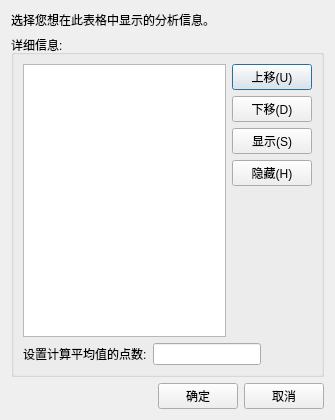
<?xml version="1.0" encoding="UTF-8"?>
<ui version="4.0">
 <class>QDlgDetails</class>
 <widget class="QDialog" name="QDlgDetails">
  <property name="geometry">
   <rect>
    <x>0</x>
    <y>0</y>
    <width>335</width>
    <height>420</height>
   </rect>
  </property>
  <property name="windowTitle">
   <string>选择详细信息</string>
  </property>
  <layout class="QGridLayout" name="gridLayout_2">
   <item row="0" column="0">
    <widget class="QLabel" name="label">
     <property name="text">
      <string>选择您想在此表格中显示的分析信息。</string>
     </property>
    </widget>
   </item>
   <item row="1" column="0">
    <widget class="QGroupBox" name="groupBox">
     <property name="title">
      <string>详细信息:</string>
     </property>
     <layout class="QGridLayout" name="gridLayout">
      <item row="0" column="0">
       <widget class="QListWidget" name="m_lvDetail"/>
      </item>
      <item row="0" column="1">
       <layout class="QVBoxLayout" name="verticalLayout">
        <item>
         <widget class="QPushButton" name="m_btnUp">
          <property name="text">
           <string>上移(U)</string>
          </property>
         </widget>
        </item>
        <item>
         <widget class="QPushButton" name="m_btnDown">
          <property name="text">
           <string>下移(D)</string>
          </property>
         </widget>
        </item>
        <item>
         <widget class="QPushButton" name="m_btnShow">
          <property name="text">
           <string>显示(S)</string>
          </property>
         </widget>
        </item>
        <item>
         <widget class="QPushButton" name="m_btnHide">
          <property name="text">
           <string>隐藏(H)</string>
          </property>
         </widget>
        </item>
        <item>
         <spacer name="verticalSpacer">
          <property name="orientation">
           <enum>Qt::Vertical</enum>
          </property>
          <property name="sizeHint" stdset="0">
           <size>
            <width>20</width>
            <height>40</height>
           </size>
          </property>
         </spacer>
        </item>
       </layout>
      </item>
      <item row="1" column="0" colspan="2">
       <layout class="QHBoxLayout" name="horizontalLayout">
        <item>
         <widget class="QLabel" name="m_lblDetail">
          <property name="text">
           <string>设置计算平均值的点数:</string>
          </property>
         </widget>
        </item>
        <item>
         <widget class="QLineEdit" name="m_edtAverage"/>
        </item>
        <item>
         <spacer name="horizontalSpacer">
          <property name="orientation">
           <enum>Qt::Horizontal</enum>
          </property>
          <property name="sizeHint" stdset="0">
           <size>
            <width>40</width>
            <height>20</height>
           </size>
          </property>
         </spacer>
        </item>
       </layout>
      </item>
     </layout>
    </widget>
   </item>
   <item row="2" column="0">
    <layout class="QHBoxLayout" name="horizontalLayout_2">
     <item>
      <spacer name="horizontalSpacer_2">
       <property name="orientation">
        <enum>Qt::Horizontal</enum>
       </property>
       <property name="sizeHint" stdset="0">
        <size>
         <width>40</width>
         <height>20</height>
        </size>
       </property>
      </spacer>
     </item>
     <item>
      <widget class="QPushButton" name="m_btnOk">
       <property name="text">
        <string>确定</string>
       </property>
      </widget>
     </item>
     <item>
      <widget class="QPushButton" name="m_btnCancel">
       <property name="text">
        <string>取消</string>
       </property>
      </widget>
     </item>
    </layout>
   </item>
  </layout>
 </widget>
 <resources/>
 <connections/>
</ui>
